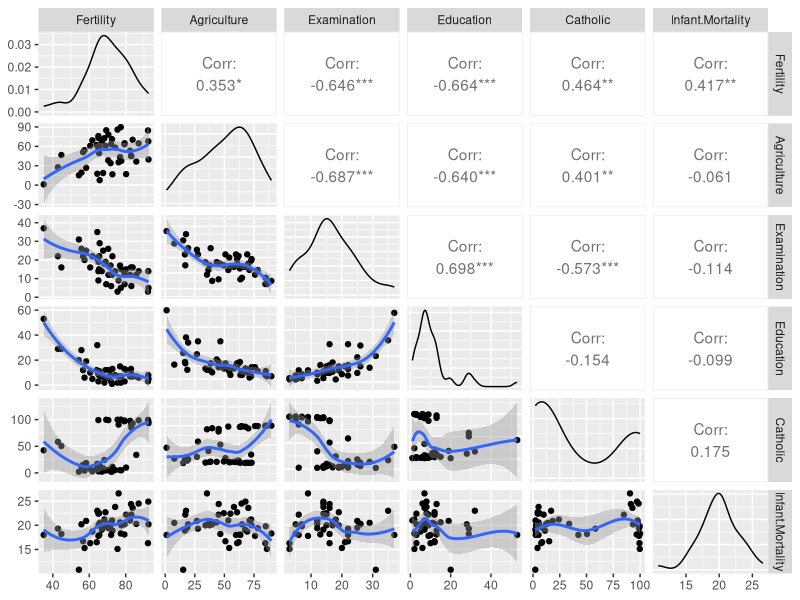
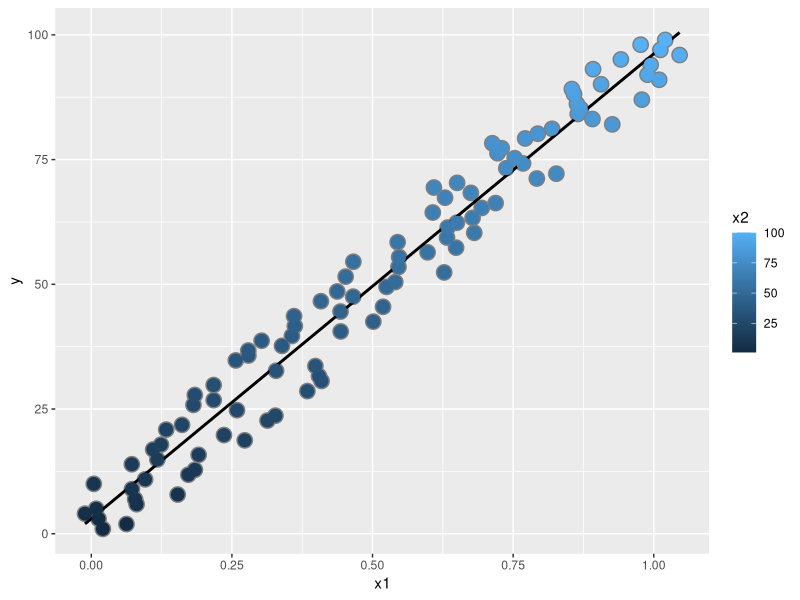
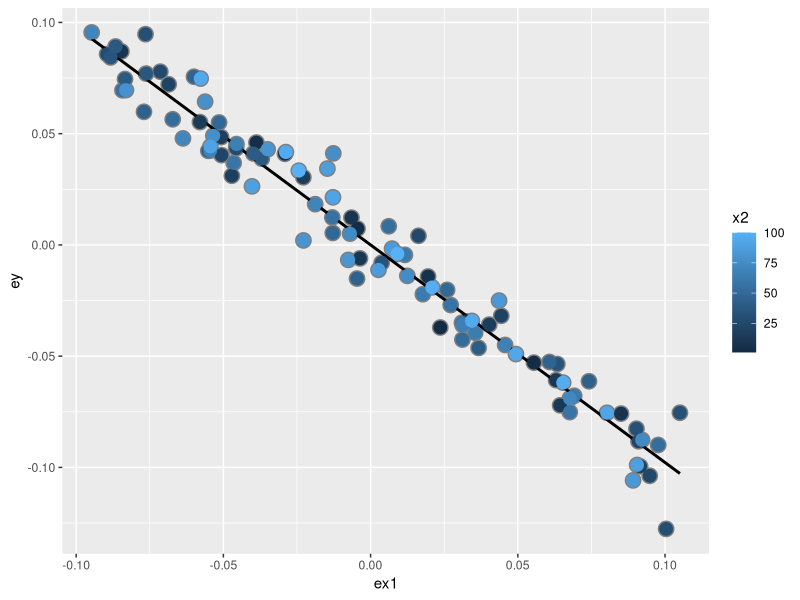
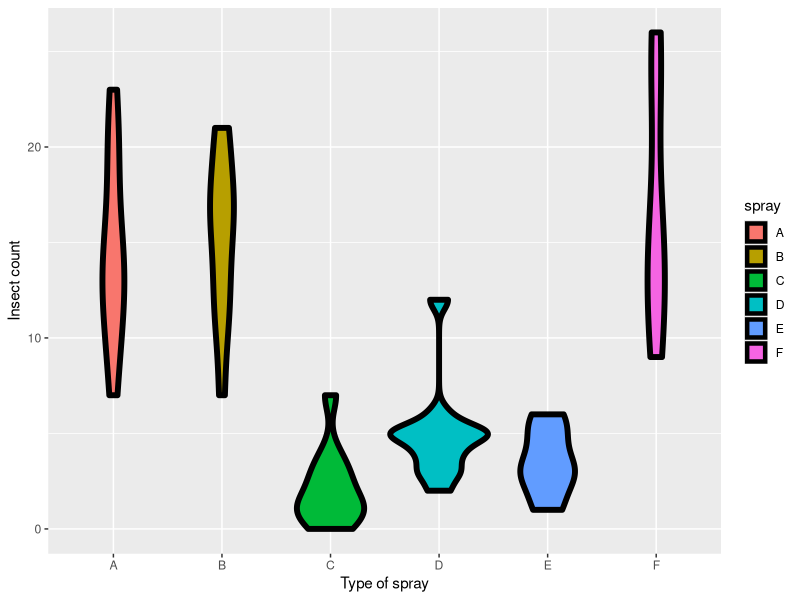
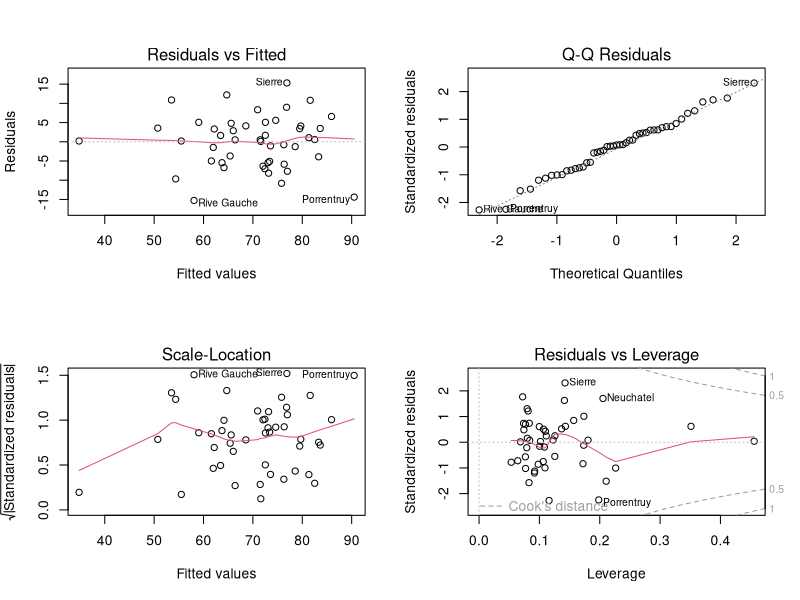
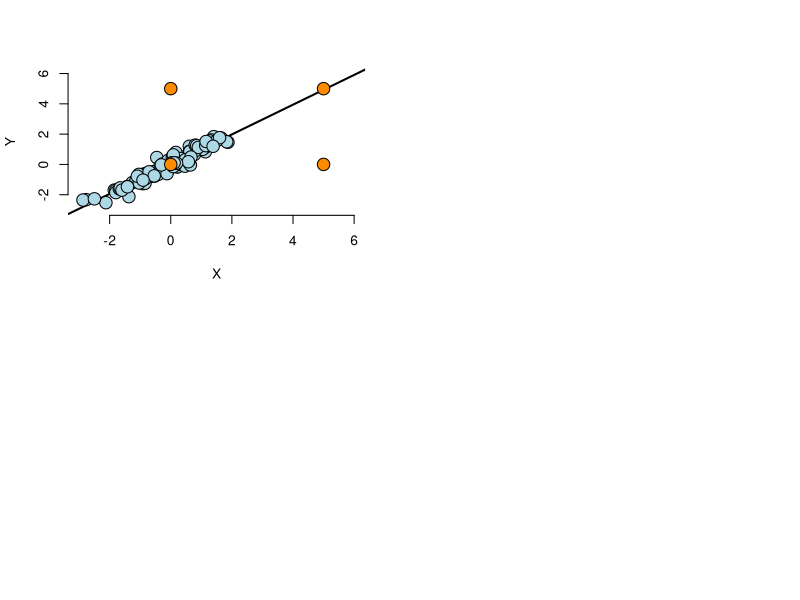

R code for these plots, in order:

###

n <- 100
x <- rnorm(n)
x2 <- rnorm(n)
x3 <- rnorm(n)
## Generate the data
y <- 1 + x + x2 + x3 + rnorm(n, sd = .1)
## Get the residuals having removed X2 and X3 from X1 and Y
ey <- resid(lm(y ~ x2 + x3))
ex <- resid(lm(x ~ x2 + x3))
## Fit regression through the origin with the residuals
sum(ey * ex) / sum(ex ^ 2)
## Double check with lm
coef(lm(ey ~ ex - 1))

### --------------------------------------------------------

data(swiss)
library(ggplot2)
library(GGally)
my_fn <- function(data, mapping, method='loess', ...){
    p <- ggplot(data = data, mapping = mapping) + 
        geom_point() + 
        geom_smooth(method = method, ...)
    p
}
ggpairs(swiss, lower = list(continuous = my_fn))

summary(lm(Fertility ~ . , data = swiss))$coefficients

summary(lm(Fertility ~ Agriculture, data = swiss))$coefficients

###

n <- 100
x2 <- 1 : n
x1 <- .01 * x2 + runif(n, -.1, .1)
y = -x1 + x2 + rnorm(n, sd = .01)
summary(lm(y ~ x1))$coef
summary(lm(y ~ x1 + x2))$coef

dat = data.frame(y = y, x1 = x1, x2 = x2, ey = resid(lm(y ~ x2)), ex1 = resid(lm(x1 ~ x2)))
ggplot(dat, aes(y = y, x = x1, colour = x2)) +
    geom_point(colour="grey50", size = 5) +
    geom_smooth(method = lm, se = FALSE, colour = "black") +
    geom_point(size = 4)

ggplot(dat, aes(y = ey, x = ex1, colour = x2)) +
    geom_point(colour="grey50", size = 5) +
    geom_smooth(method = lm, se = FALSE, colour = "black") +
    geom_point(size = 4)

### --------------------------------------------------------

data(InsectSprays)
ggplot(data = InsectSprays, aes(y = count, x = spray, fill  = spray)) +
    geom_violin(colour = "black", size = 2) +
    xlab("Type of spray") + ylab("Insect count")

summary(lm(count ~ spray, data = InsectSprays))$coef

### To exclude the intercept so all factor variables are included

summary(lm(count ~ spray - 1, data = InsectSprays))$coef

### --------------------------------------------------------

par(mfrow = c(2, 2))
fit <- lm(Fertility ~ . , data = swiss)
plot(fit)

###

n <- 100
x <- rnorm(n)
y <- x + rnorm(n, sd = .3)
plot(c(-3, 6), c(-3, 6), type = "n", frame = FALSE, xlab = "X", ylab = "Y")
abline(lm(y ~ x), lwd = 2)
points(x, y, cex = 2, bg = "lightblue", col = "black", pch = 21)
points(0, 0, cex = 2, bg = "darkorange", col = "black", pch = 21)
points(0, 5, cex = 2, bg = "darkorange", col = "black", pch = 21)
points(5, 5, cex = 2, bg = "darkorange", col = "black", pch = 21)
points(5, 0, cex = 2, bg = "darkorange", col = "black", pch = 21)
